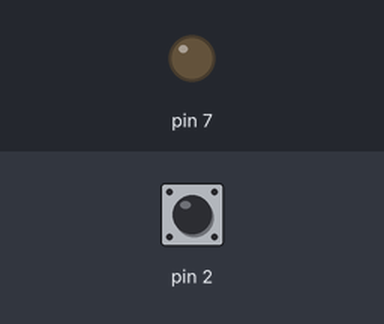
A sketch run on a simulated Arduino Uno, built with avr-gcc and run on an emulated ATmega328P. Shown: output pins drawn as LEDs (lit = HIGH). Dashed ring = blinking. Inputs (shaded band) come from the test bench; at power-on: pin 2 LOW. What the sketch prints to the serial monitor is not drawn.

Above: at 1.2 s.
1.3 s: pin 2 driven HIGH
At 1.8 s:
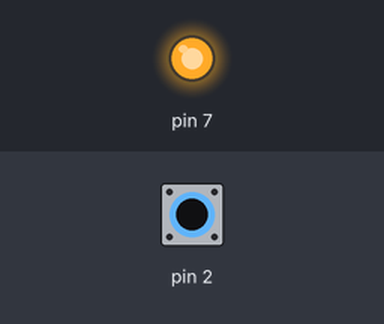
5.8 s: pin 2 pulsed LOW 5 times (0.12 s each, 0.3 s apart)
At 6.37 s:
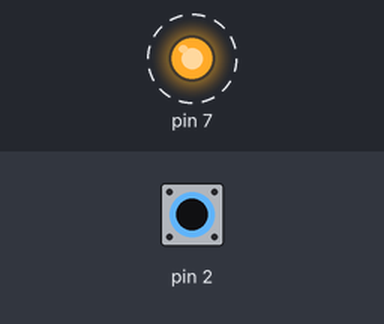
8.8 s: pin 2 pulsed LOW 2 times (0.12 s each, 0.3 s apart)
At 9.8 s:
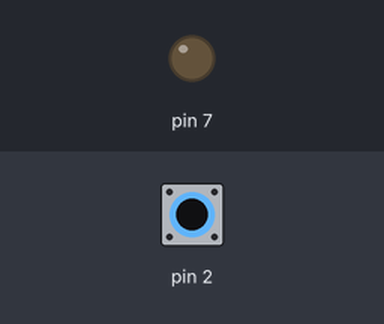
Timing chart, 0 to 11.8 s (numbered marks = the images above; inputs shaded):
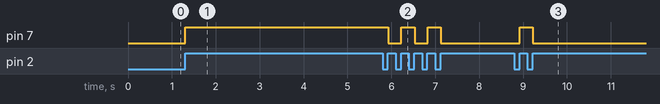

The sketch:

A.ino
```cpp
int prev = LOW;
int button_status = 0;
int led_status = 0;
void setup() {
  Serial.begin(9600);
  pinMode(2,INPUT);
  pinMode(7,OUTPUT);
}
void loop() {
  if ( Serial.available() > 0 ) {
    int data = Serial.read();
    if ( data == 'a' ) {
      button_status=0;
    }
  }
  int sw = digitalRead( 2 );
  if ( sw == HIGH && prev == LOW) {
    button_status = 1 - button_status;
    led_status = 1 - led_status;
    digitalWrite(7,led_status);
  }
  prev = sw;
  Serial.write(button_status);
  delay(10);
}
```

Measured:
- after the input at 1.3 s, pin 7: LOW → HIGH at once
- after the input at 5.8 s, pin 7: alternates HIGH for 0.30 s and LOW for 0.30 s, 5 changes in all, then stays LOW, starting after 0.13 s
- after the input at 8.8 s, pin 7: LOW → HIGH after 0.12 s, → LOW 0.30 s later
